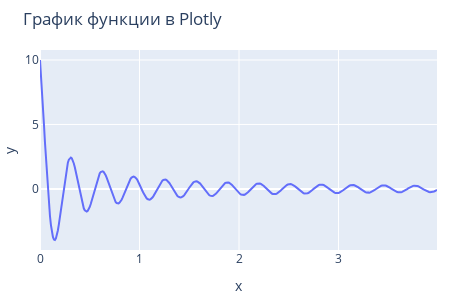

Notebook cell for this chart:
### Code cell
# Выводим графики
plt_mpl()
plt_sns()
plt_pll()

### Figure 1 — Plotly figure (JSON) as saved in the notebook; plotly's stock layout.template omitted (floating-point values rounded to 4 significant figures; data arrays with more than 128 entries replaced by an {"elided": "..."} marker saying what was removed)
{"data": [{"mode": "lines", "type": "scatter", "x": {"elided": "400 float values"}, "y": {"elided": "400 float values"}}], "layout": {"height": 300, "margin": {"b": 50, "l": 0, "r": 20, "t": 50}, "title": {"text": "График функции в Plotly"}, "width": 457, "xaxis": {"title": {"text": "x"}}, "yaxis": {"title": {"text": "y"}}}}
